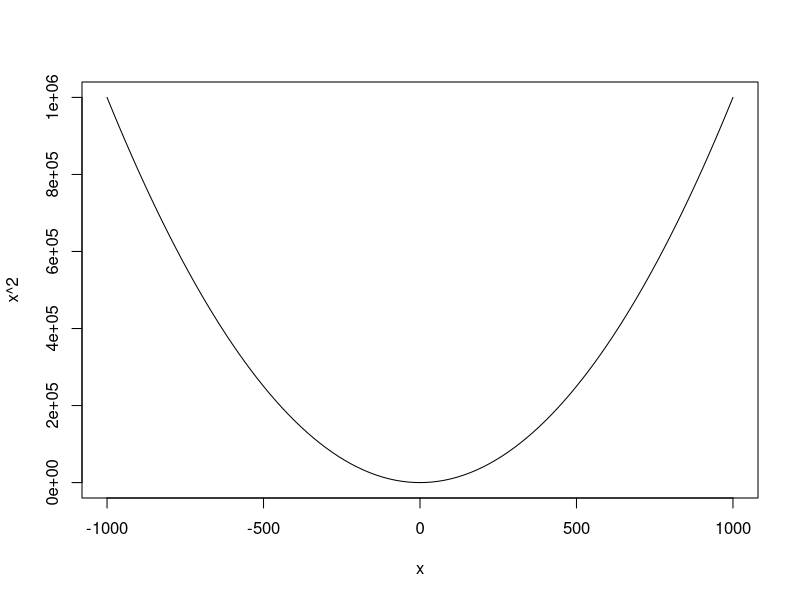
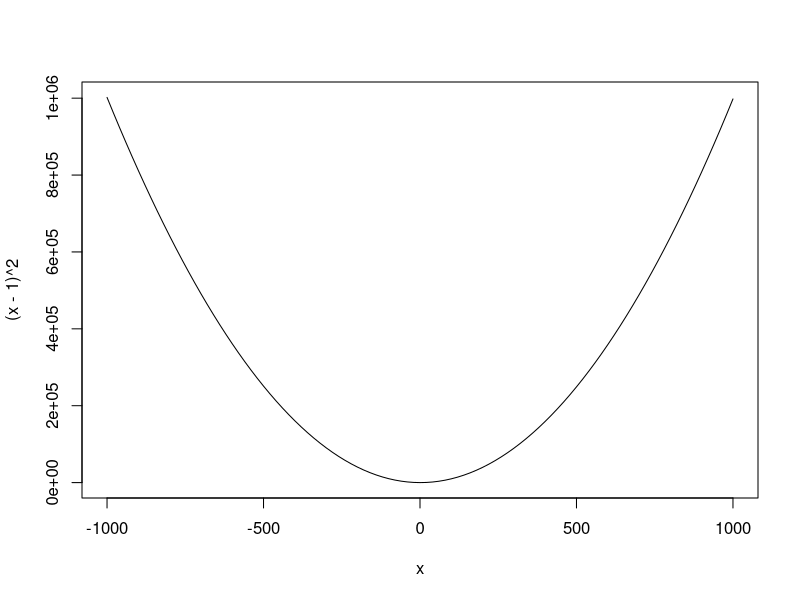
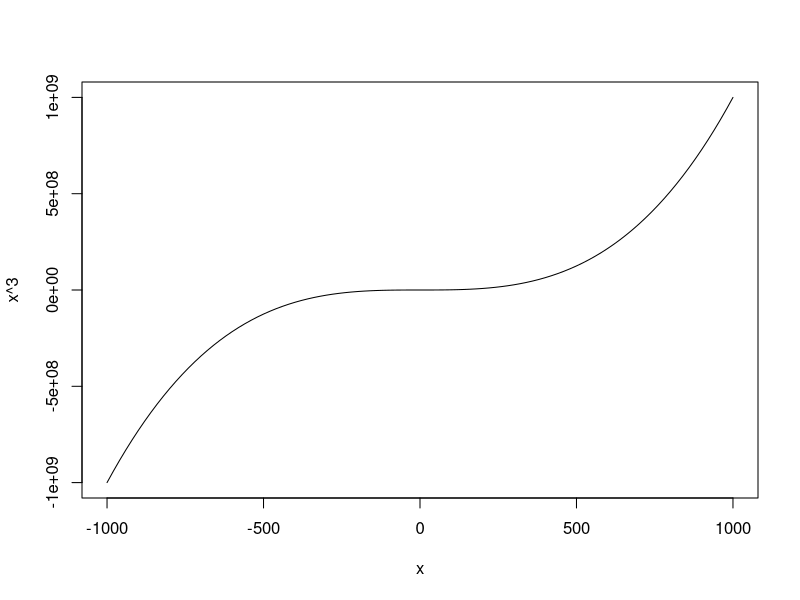
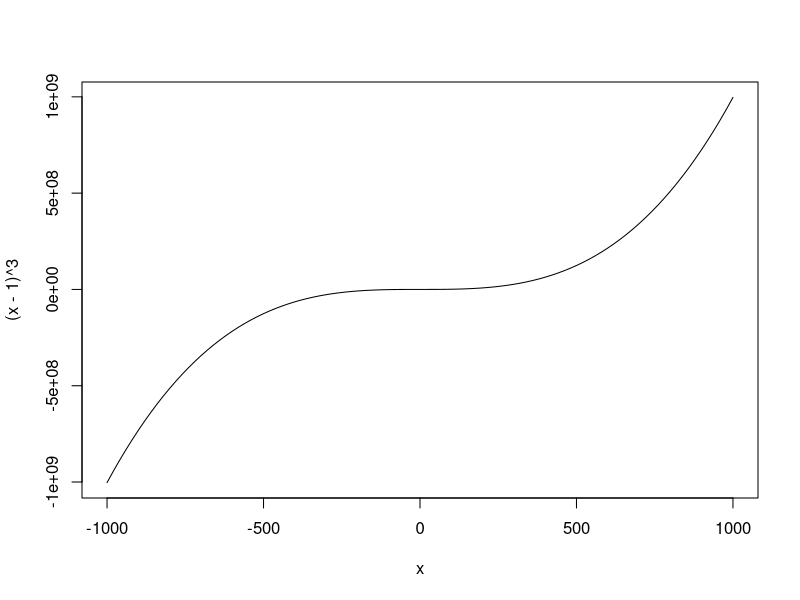

These charts were generated, in order, by the following R code:
#Example 1.9,Section I. page 170
#space P5 of polynomials of degree 5 or less and the map f that sends a polynomial p(x) to p(x - 1).
#under this map x^2 ->(x-1)^2 = x^2-2x+1 and x^3+2x -> (x-1)^3+2(x-1) = x^3-3x^2+5x-3.
curve(x^2,from = -1000,to=1000)
curve((x-1)^2,from = -1000,to=1000)
curve(x^3,from = -1000,to=1000)
curve((x-1)^3,from = -1000,to=1000)
#from these plots we can say that this map is an automorphism of this space.